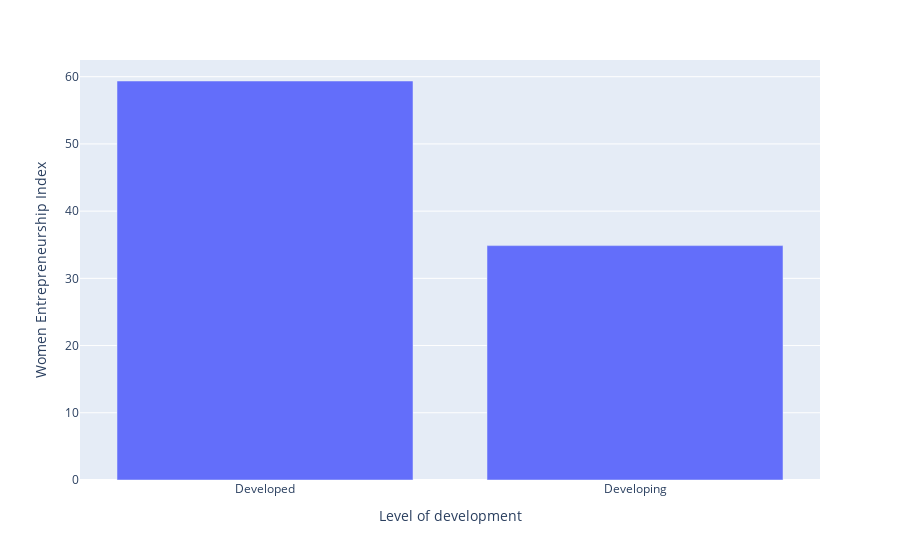

Write notebook code for a chart like this one.
### Code cell
px.bar(group,x=group.index,y='Women Entrepreneurship Index')

### Figure 1 — Plotly figure (JSON) as saved in the notebook; plotly's stock layout.template omitted (floating-point values rounded to 4 significant figures)
{"data": [{"alignmentgroup": "True", "hovertemplate": "Level of development=%{x}<br>Women Entrepreneurship Index=%{y}<extra></extra>", "legendgroup": "", "marker": {"color": "#636efa"}, "name": "", "offsetgroup": "", "orientation": "v", "showlegend": false, "textposition": "auto", "type": "bar", "x": ["Developed", "Developing"], "xaxis": "x", "y": [59.36, 34.87], "yaxis": "y"}], "layout": {"barmode": "relative", "legend": {"tracegroupgap": 0}, "margin": {"t": 60}, "xaxis": {"anchor": "y", "domain": [0.0, 1.0], "title": {"text": "Level of development"}}, "yaxis": {"anchor": "x", "domain": [0.0, 1.0], "title": {"text": "Women Entrepreneurship Index"}}}}
